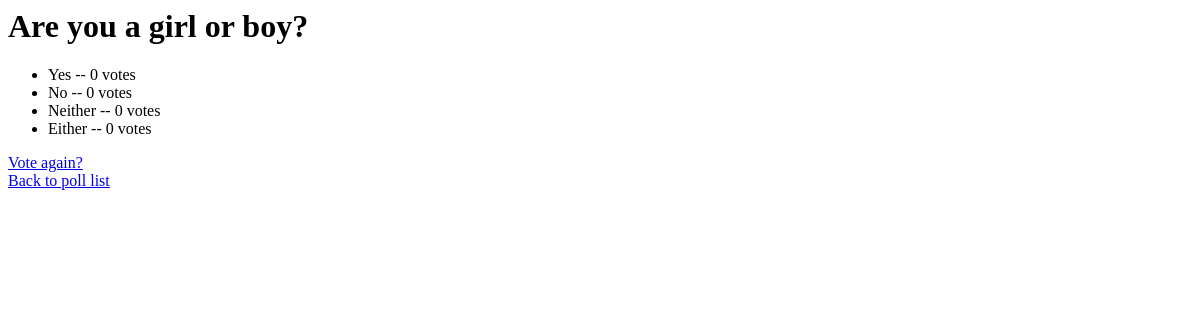
Before: /polls/specifics/2/results/ with the older database file.
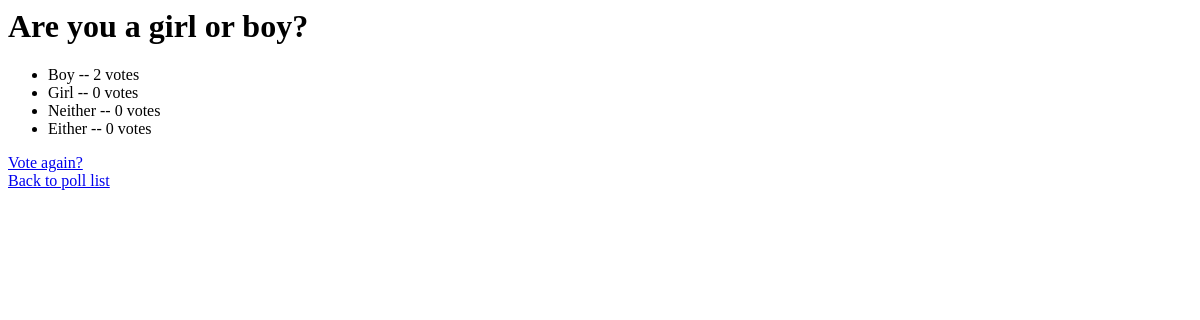
After: the same page with the newer database file.
### polls/models.py (models this page shows, shortened)
class Poll(models.Model):
    question = models.CharField(max_length=200)
    pub_date = models.DateTimeField('date published')
    def was_published_recently(self):
        now = timezone.now()
        return now - datetime.timedelta(days=1) <= self.pub_date <  now
    was_published_recently.admin_order_field = 'pub_date'
    was_published_recently.boolean = True
    was_published_recently.short_description = 'Published recently?'

class Choice(models.Model):
    poll = models.ForeignKey(Poll)
    choice_text = models.CharField(max_length=200)
    votes = models.IntegerField(default=0)

### polls/views.py (the view)
# urls.py: url(r'^specifics/(?P<pk>\d+)/results/$', views.ResultsView.as_view(), name='results'),
class ResultsView(generic.DetailView):
    model = Poll
    template_name = 'polls/results.html'

### polls/templates/polls/results.html
<h1>{{ poll.question }}</h1>
<ul>
{% for choice in poll.choice_set.all %}
    <li>{{ choice.choice_text }} -- {{ choice.votes }} vote{{ choice.votes|pluralize }}</li>
{% endfor %}
</ul>
<a href="{% url 'polls:detail' poll.id %}">Vote again?</a><br/>
<a href="{% url 'polls:index' %}">Back to poll list</a>

Changed rows visible on the page:
changed Choice: choice_text "Yes" → "Boy"; votes "0" → "2"
changed Choice: choice_text "No" → "Girl"
